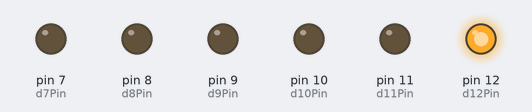
Recording of a sketch running on a simulated Arduino Uno, built with avr-gcc and run on an emulated ATmega328P. Shown: output pins drawn as LEDs (lit = HIGH).

Above: at 0.8 s.
At 1.5 s:
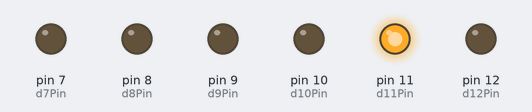
At 2.6 s:
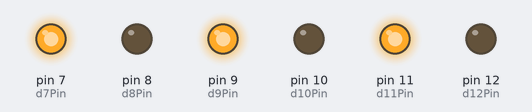
At 3.6 s:
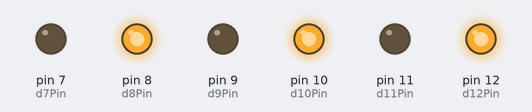
At 5.1 s:
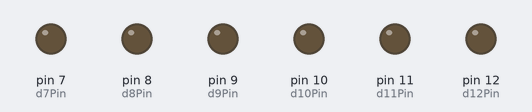
At 7.8 s:
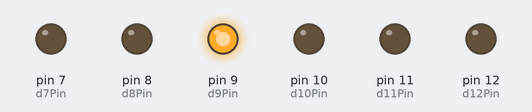
Timing chart, 0 to 8.1 s (numbered marks = the images above):
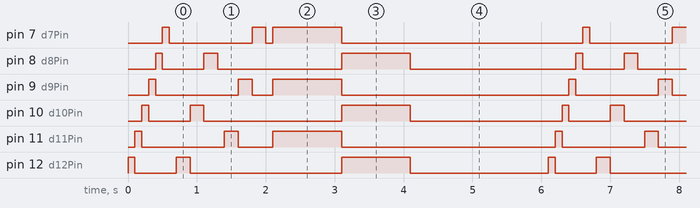

The sketch:

xmas_lights.ino
```cpp
int d12Pin = 12;
int d11Pin = 11;
int d10Pin = 10;
int d9Pin = 9;
int d8Pin = 8;
int d7Pin = 7;
int sequenceRate = 100;
int beatRate = 200;

void setup() {
  pinMode(d12Pin, OUTPUT);
  pinMode(d11Pin, OUTPUT);
  pinMode(d10Pin, OUTPUT);
  pinMode(d9Pin, OUTPUT);
  pinMode(d8Pin, OUTPUT);
  pinMode(d7Pin, OUTPUT);
}

void loop() {
  flashInSequence();
  off(); delay(100);
  skipABeat();
  off(); delay(100);
  skipAnInverseBeat();
  off(); delay(100);
  inverseSwitch();
  off(); delay(2000);

}

void flashInSequence() {
  offOnSwith(d7Pin, d12Pin); delay(sequenceRate);
  offOnSwith(d12Pin, d11Pin); delay(sequenceRate);
  offOnSwith(d11Pin, d10Pin); delay(sequenceRate);
  offOnSwith(d10Pin, d9Pin); delay(sequenceRate);
  offOnSwith(d9Pin, d8Pin); delay(sequenceRate);
  offOnSwith(d8Pin, d7Pin); delay(sequenceRate);
}

void skipABeat() {
  offOnSwith(d8Pin, d12Pin); delay(beatRate);
  offOnSwith(d12Pin, d10Pin); delay(beatRate);
  offOnSwith(d10Pin, d8Pin); delay(beatRate);
}

void skipAnInverseBeat() {
  offOnSwith(d8Pin, d11Pin); delay(beatRate);
  offOnSwith(d11Pin, d9Pin); delay(beatRate);
  offOnSwith(d9Pin, d7Pin); delay(beatRate);
}

void inverseSwitch() {
  turnOnOdds();
  delay(1000);
  turnOffOdds();
  turnOnEvens();
  delay(1000);
}

void turnOnOdds() {
   digitalWrite(d7Pin, HIGH);
   digitalWrite(d9Pin, HIGH);
   digitalWrite(d11Pin, HIGH);
}

void turnOffOdds() {
   digitalWrite(d7Pin, LOW);
   digitalWrite(d9Pin, LOW);
   digitalWrite(d11Pin, LOW);
}

void turnOnEvens() {
  digitalWrite(d8Pin, HIGH);
  digitalWrite(d10Pin, HIGH);
  digitalWrite(d12Pin, HIGH);
}

void turnOffEvens() {
  digitalWrite(d8Pin, LOW);
  digitalWrite(d10Pin, LOW);
  digitalWrite(d12Pin, LOW);
}

void offOnSwith(int offPin, int onPin) {
  digitalWrite(onPin, HIGH);
  digitalWrite(offPin, LOW);
}

void off() {
 for (int i = d7Pin; i <= d12Pin; i++) {
   digitalWrite(i, LOW);
 }

}
```

Measured:
- by itself, pin 7 (d7Pin): repeats every 6.1 s: LOW 1.2 s, HIGH 0.20 s, LOW 0.10 s, HIGH 1.0 s, LOW 3.5 s, HIGH 0.10 s
- by itself, pin 8 (d8Pin): repeats every 6.1 s: LOW 0.60 s, HIGH 0.20 s, LOW 1.8 s, HIGH 1.0 s, LOW 2.4 s, HIGH 0.10 s
- by itself, pin 9 (d9Pin): repeats every 6.1 s: LOW 1.2 s, HIGH 0.20 s, LOW 0.30 s, HIGH 1.0 s, LOW 3.3 s, HIGH 0.10 s
- by itself, pin 10 (d10Pin): repeats every 6.1 s: LOW 0.60 s, HIGH 0.20 s, LOW 2.0 s, HIGH 1.0 s, LOW 2.2 s, HIGH 0.10 s
- by itself, pin 11 (d11Pin): repeats every 6.1 s: LOW 1.2 s, HIGH 0.20 s, LOW 0.50 s, HIGH 1.0 s, LOW 3.1 s, HIGH 0.10 s
- by itself, pin 12 (d12Pin): repeats every 6.1 s: LOW 0.60 s, HIGH 0.20 s, LOW 2.2 s, HIGH 1.0 s, LOW 2.0 s, HIGH 0.10 s
